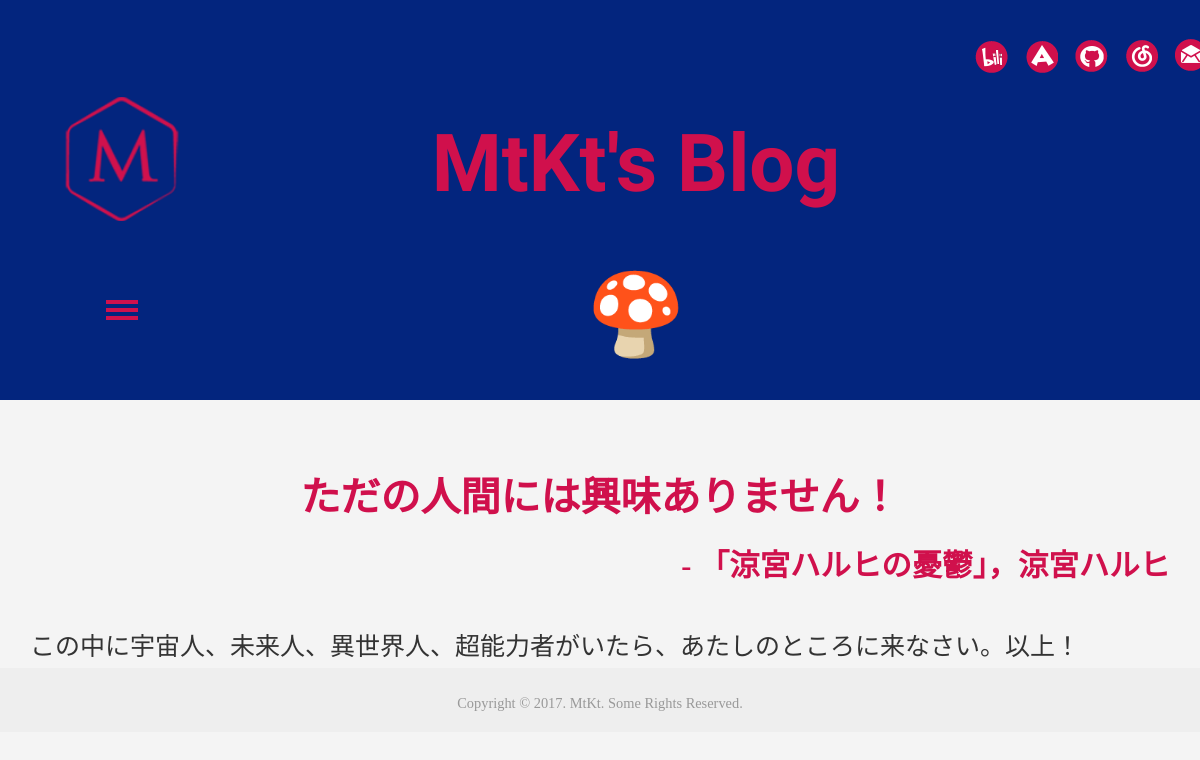
The page /cyuuni/ on the database its author committed.
### article/models.py (models this page shows, shortened)
class Cyuuni(models.Model):
    STATUS = {
        0:u'发布',
        1:u'草稿',
    }
    body = models.TextField('咒文', blank=True)
    by = models.CharField('吟唱者',max_length=300)
    defi = models.TextField('释义',blank=True)
    status = models.IntegerField('施法状态', default=0, choices=STATUS.items())

### article/views.py (the view)
# urls.py: url(r'^cyuuni/$', views.cyuuni_detail, name = 'cyuuni'),
def cyuuni_detail(request, *cyuuni_id):
    cyuuni_byou = Cyuuni.objects.filter(status=0).order_by('?').first()
    args = {'cyuuni_byou':cyuuni_byou}
    return render(request, 'article/cyuuni.html', args)

### article/templates/article/cyuuni.html (shortened to what this page needs)
{%  extends 'article/base.html' %}
{% block cyuuni %}
<h2>🍄</h2>
{% endblock %}
{% block content %}
<div class=container>
<div id=cyuuni_detail>
<br/><br/>
<h1>{{cyuuni_byou.body}}</h1> <h2> - {{cyuuni_byou.by}}</h2>
<br/>
<p>{{cyuuni_byou.defi}}</p>
</div>
</div>
{% endblock %}

### article/static/article/css/style.css (style rules this page uses)
h4, h5, h6, h1, h2, h3 { margin: 0; }
p { margin: 0; }
html, body { font-size: 100%; background: #F4F4F4; overflow-x:hidden; }
.banner-info h2 { font-size:5em; font-family: 'Fugaz One', cursive; color:#D0104C; }
#cyuuni_detail h1 { font-size: 2.5em; color:#d0104c; font-family: Palatino,Georgia,Cambria,'宋体-简','华文中宋','宋体',serif; }
#cyuuni_detail h2 { font-size: 1.9em; color:#d0104c; position: relative; text-align:right; }

### article/static/article/css/lightbox.css (style rules this page uses)
body:after { content: url(../images/close.png)url(../images/prev.png) url(../images/next.png); display: none; }

### article/static/article/css/md5.css (style rules this page uses)
h1 { font-family: 'Fugaz One','方正粗倩简体','华文中宋','宋体','冬青黑简体中文','黑体',Heiti; text-align:center; padding: 0; font-weight: bold; -webkit-font-smoothing: antialiased; cursor: text; position: relative; margin: 30px 0 30px; }
h2, h3, h4, h5, h6 { margin: 20px 0 20px; padding: 0; font-weight: bold; -webkit-font-smoothing: antialiased; cursor: text; position: relative; }
h1 { font-size: 38px; color: black; }
h2 { font-size: 30px; color: black; font-family: Palatino,Georgia,Cambria,'宋体-简','华文中宋','宋体',serif; }
p, blockquote, ul, ol, dl, li { font-size: 25px; margin: 3px 0; font-family: Palatino,Georgia,Cambria,'宋体-简','华文中宋','宋体',Serif; }

### rows shown on the page
Cyuuni: body "ただの人間には興味ありません！", by "「涼宮ハルヒの憂鬱」，涼宮ハルヒ", defi "この中に宇宙人、未来人、異世界人、超能力者がいたら、あたしのところに来なさい。以上！"
